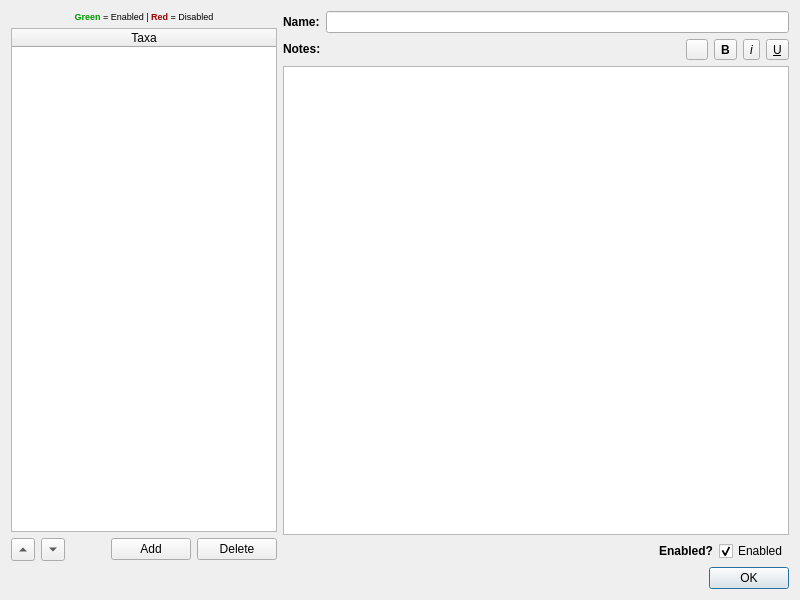
<?xml version="1.0" encoding="UTF-8"?>
<ui version="4.0">
 <class>TaxaDialog</class>
 <widget class="QDialog" name="TaxaDialog">
  <property name="geometry">
   <rect>
    <x>0</x>
    <y>0</y>
    <width>800</width>
    <height>600</height>
   </rect>
  </property>
  <property name="windowTitle">
   <string>Add/Edit Taxa</string>
  </property>
  <property name="windowIcon">
   <iconset resource="resources.qrc">
    <normaloff>:/icons/icon.ico</normaloff>:/icons/icon.ico</iconset>
  </property>
  <layout class="QVBoxLayout" name="verticalLayout_4">
   <item>
    <layout class="QHBoxLayout" name="horizontalLayout" stretch="0,10">
     <item>
      <layout class="QVBoxLayout" name="verticalLayout" stretch="0,0,0">
       <item>
        <widget class="QLabel" name="label_4">
         <property name="text">
          <string>&lt;html&gt;&lt;head/&gt;&lt;body&gt;&lt;p align=&quot;center&quot;&gt;&lt;span style=&quot; font-size:7pt; font-weight:600; color:#009900;&quot;&gt;Green&lt;/span&gt;&lt;span style=&quot; font-size:7pt;&quot;&gt; = Enabled | &lt;/span&gt;&lt;span style=&quot; font-size:7pt; font-weight:600; color:#990000;&quot;&gt;Red&lt;/span&gt;&lt;span style=&quot; font-size:7pt;&quot;&gt; = Disabled&lt;/span&gt;&lt;/p&gt;&lt;/body&gt;&lt;/html&gt;</string>
         </property>
        </widget>
       </item>
       <item>
        <widget class="QTableWidget" name="taxonListTableWidget">
         <property name="selectionMode">
          <enum>QAbstractItemView::SingleSelection</enum>
         </property>
         <property name="columnCount">
          <number>1</number>
         </property>
         <attribute name="horizontalHeaderStretchLastSection">
          <bool>true</bool>
         </attribute>
         <column>
          <property name="text">
           <string>Taxa</string>
          </property>
         </column>
        </widget>
       </item>
       <item>
        <layout class="QHBoxLayout" name="horizontalLayout_3">
         <property name="topMargin">
          <number>0</number>
         </property>
         <item>
          <widget class="QToolButton" name="upToolButton">
           <property name="text">
            <string>Up</string>
           </property>
           <property name="arrowType">
            <enum>Qt::UpArrow</enum>
           </property>
          </widget>
         </item>
         <item>
          <widget class="QToolButton" name="downToolButton">
           <property name="text">
            <string>Down</string>
           </property>
           <property name="arrowType">
            <enum>Qt::DownArrow</enum>
           </property>
          </widget>
         </item>
         <item>
          <spacer name="horizontalSpacer_2">
           <property name="orientation">
            <enum>Qt::Horizontal</enum>
           </property>
           <property name="sizeHint" stdset="0">
            <size>
             <width>40</width>
             <height>20</height>
            </size>
           </property>
          </spacer>
         </item>
         <item>
          <widget class="QPushButton" name="addPushButton">
           <property name="text">
            <string>Add</string>
           </property>
          </widget>
         </item>
         <item>
          <widget class="QPushButton" name="deletePushButton">
           <property name="text">
            <string>Delete</string>
           </property>
          </widget>
         </item>
        </layout>
       </item>
      </layout>
     </item>
     <item>
      <layout class="QVBoxLayout" name="verticalLayout_6">
       <item>
        <layout class="QFormLayout" name="formLayout">
         <property name="fieldGrowthPolicy">
          <enum>QFormLayout::AllNonFixedFieldsGrow</enum>
         </property>
         <item row="0" column="0">
          <widget class="QLabel" name="label">
           <property name="text">
            <string>&lt;html&gt;&lt;head/&gt;&lt;body&gt;&lt;p&gt;&lt;span style=&quot; font-weight:600;&quot;&gt;Name:&lt;/span&gt;&lt;/p&gt;&lt;/body&gt;&lt;/html&gt;</string>
           </property>
          </widget>
         </item>
         <item row="0" column="1">
          <widget class="QLineEdit" name="nameLineEdit"/>
         </item>
        </layout>
       </item>
       <item>
        <layout class="QHBoxLayout" name="horizontalLayout_2">
         <property name="leftMargin">
          <number>0</number>
         </property>
         <property name="topMargin">
          <number>0</number>
         </property>
         <item>
          <widget class="QLabel" name="label_2">
           <property name="text">
            <string>&lt;html&gt;&lt;head/&gt;&lt;body&gt;&lt;p&gt;&lt;span style=&quot; font-weight:600;&quot;&gt;Notes:&lt;/span&gt;&lt;/p&gt;&lt;/body&gt;&lt;/html&gt;</string>
           </property>
          </widget>
         </item>
         <item>
          <spacer name="horizontalSpacer">
           <property name="orientation">
            <enum>Qt::Horizontal</enum>
           </property>
           <property name="sizeHint" stdset="0">
            <size>
             <width>40</width>
             <height>20</height>
            </size>
           </property>
          </spacer>
         </item>
         <item>
          <widget class="QToolButton" name="colorToolButton">
           <property name="text">
            <string/>
           </property>
           <property name="iconSize">
            <size>
             <width>14</width>
             <height>14</height>
            </size>
           </property>
          </widget>
         </item>
         <item>
          <widget class="QToolButton" name="boldToolButton">
           <property name="font">
            <font>
             <weight>75</weight>
             <bold>true</bold>
            </font>
           </property>
           <property name="text">
            <string>B</string>
           </property>
           <property name="checkable">
            <bool>true</bool>
           </property>
          </widget>
         </item>
         <item>
          <widget class="QToolButton" name="italicToolButton">
           <property name="font">
            <font>
             <italic>true</italic>
            </font>
           </property>
           <property name="text">
            <string>i</string>
           </property>
           <property name="checkable">
            <bool>true</bool>
           </property>
          </widget>
         </item>
         <item>
          <widget class="QToolButton" name="underlineToolButton">
           <property name="font">
            <font>
             <underline>true</underline>
            </font>
           </property>
           <property name="text">
            <string>U</string>
           </property>
           <property name="checkable">
            <bool>true</bool>
           </property>
          </widget>
         </item>
        </layout>
       </item>
       <item>
        <widget class="QTextEdit" name="notesTextEdit"/>
       </item>
       <item>
        <layout class="QHBoxLayout" name="horizontalLayout_4">
         <property name="topMargin">
          <number>0</number>
         </property>
         <item>
          <spacer name="horizontalSpacer_3">
           <property name="orientation">
            <enum>Qt::Horizontal</enum>
           </property>
           <property name="sizeHint" stdset="0">
            <size>
             <width>40</width>
             <height>20</height>
            </size>
           </property>
          </spacer>
         </item>
         <item>
          <widget class="QLabel" name="label_3">
           <property name="text">
            <string>&lt;html&gt;&lt;head/&gt;&lt;body&gt;&lt;p&gt;&lt;span style=&quot; font-weight:600;&quot;&gt;Enabled?&lt;/span&gt;&lt;/p&gt;&lt;/body&gt;&lt;/html&gt;</string>
           </property>
          </widget>
         </item>
         <item>
          <widget class="QCheckBox" name="isEnabledCheckBox">
           <property name="text">
            <string>Enabled</string>
           </property>
           <property name="checked">
            <bool>true</bool>
           </property>
          </widget>
         </item>
        </layout>
       </item>
      </layout>
     </item>
    </layout>
   </item>
   <item>
    <widget class="QDialogButtonBox" name="buttonBox">
     <property name="orientation">
      <enum>Qt::Horizontal</enum>
     </property>
     <property name="standardButtons">
      <set>QDialogButtonBox::Ok</set>
     </property>
    </widget>
   </item>
  </layout>
 </widget>
 <resources>
  <include location="resources.qrc"/>
 </resources>
 <connections/>
</ui>
